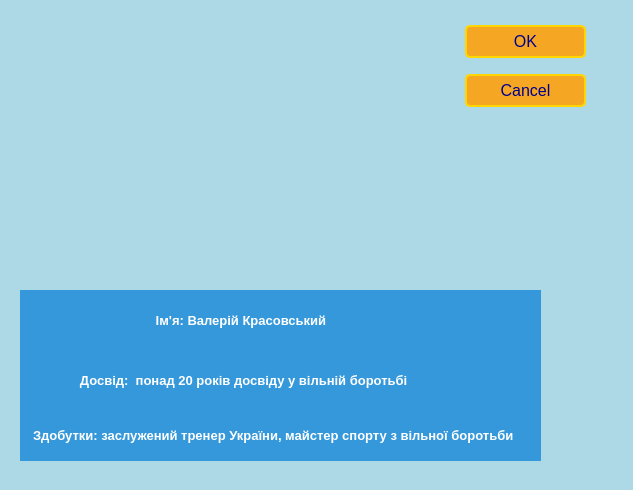
<?xml version="1.0" encoding="UTF-8"?>
<ui version="4.0">
 <class>trainer2</class>
 <widget class="QDialog" name="trainer2">
  <property name="geometry">
   <rect>
    <x>0</x>
    <y>0</y>
    <width>633</width>
    <height>490</height>
   </rect>
  </property>
  <property name="windowTitle">
   <string>Dialog</string>
  </property>
  <property name="styleSheet">
   <string notr="true">QDialog {
    background-color: #ADD8E6; /* Light Blue color code */
    color: white;
}</string>
  </property>
  <widget class="QDialogButtonBox" name="buttonBox">
   <property name="geometry">
    <rect>
     <x>460</x>
     <y>20</y>
     <width>131</width>
     <height>241</height>
    </rect>
   </property>
   <property name="styleSheet">
    <string notr="true">QDialogButtonBox {
    background-color: yellow;
    border: 2px solid red;
    border-radius: 5px; /* Optional for rounded corners */
}

QDialogButtonBox QPushButton {
    background-color: #F5A623; /* Background color for the buttons */
    border: 2px solid #FFD700; /* Border color for the buttons */
    border-radius: 5px; /* Optional for rounded buttons */
    padding: 5px 10px; /* Adjust padding for spacing */
    margin: 5px; /* Add margin to separate buttons */
    font-size: 16px; /* Adjust font size for button text */
    color: darkblue; /* Text color for buttons */
    text-transform: uppercase; /* Convert button text to uppercase */
    text-shadow: 2px 2px 2px rgba(0, 0, 0, 0.5); /* Add a text shadow */
    transition: background-color 0.3s, border 0.3s, color 0.3s; /* Add transition for smooth hover effect */
}

QDialogButtonBox QPushButton:hover {
    background-color: #800080; /* Change button background color on hover (deep purple) */
    border: 2px solid #800080; /* Change border color on hover (deep purple) */
    color: white; /* Change text color to white on hover for better visibility */
}
</string>
   </property>
   <property name="orientation">
    <enum>Qt::Vertical</enum>
   </property>
   <property name="standardButtons">
    <set>QDialogButtonBox::Cancel|QDialogButtonBox::Ok</set>
   </property>
  </widget>
  <widget class="QLabel" name="label">
   <property name="geometry">
    <rect>
     <x>140</x>
     <y>30</y>
     <width>261</width>
     <height>261</height>
    </rect>
   </property>
   <property name="text">
    <string/>
   </property>
   <property name="pixmap">
    <pixmap resource="Resources.qrc">:/photo/photos/images (2).jpg</pixmap>
   </property>
  </widget>
  <widget class="QLabel" name="label_2">
   <property name="geometry">
    <rect>
     <x>20</x>
     <y>290</y>
     <width>521</width>
     <height>61</height>
    </rect>
   </property>
   <property name="styleSheet">
    <string notr="true">QLabel {
    font-size: 13px; /* Set the font size */
    font-weight: bold; /* Make the text bold */
    color: white; /* Text color (white) for good contrast on a blue background */
    background-color: #3498db; /* Background color (blue) */
    padding: 10px; /* Add padding for better spacing */
}</string>
   </property>
   <property name="text">
    <string>                                  Ім'я: Валерій Красовський</string>
   </property>
  </widget>
  <widget class="QLabel" name="label_3">
   <property name="geometry">
    <rect>
     <x>20</x>
     <y>350</y>
     <width>521</width>
     <height>61</height>
    </rect>
   </property>
   <property name="styleSheet">
    <string notr="true">QLabel {
    font-size: 13px; /* Set the font size */
    font-weight: bold; /* Make the text bold */
    color: white; /* Text color (white) for good contrast on a blue background */
    background-color: #3498db; /* Background color (blue) */
    padding: 10px; /* Add padding for better spacing */
}</string>
   </property>
   <property name="text">
    <string>             Досвід:  понад 20 років досвіду у вільній боротьбі </string>
   </property>
  </widget>
  <widget class="QLabel" name="label_4">
   <property name="geometry">
    <rect>
     <x>20</x>
     <y>410</y>
     <width>521</width>
     <height>51</height>
    </rect>
   </property>
   <property name="styleSheet">
    <string notr="true">QLabel {
    font-size: 13px; /* Set the font size */
    font-weight: bold; /* Make the text bold */
    color: white; /* Text color (white) for good contrast on a blue background */
    background-color: #3498db; /* Background color (blue) */
    padding: 10px; /* Add padding for better spacing */
}</string>
   </property>
   <property name="text">
    <string>Здобутки: заслужений тренер України, майстер спорту з вільної боротьби</string>
   </property>
  </widget>
 </widget>
 <resources>
  <include location="Resources.qrc"/>
 </resources>
 <connections>
  <connection>
   <sender>buttonBox</sender>
   <signal>accepted()</signal>
   <receiver>trainer2</receiver>
   <slot>accept()</slot>
   <hints>
    <hint type="sourcelabel">
     <x>248</x>
     <y>254</y>
    </hint>
    <hint type="destinationlabel">
     <x>157</x>
     <y>274</y>
    </hint>
   </hints>
  </connection>
  <connection>
   <sender>buttonBox</sender>
   <signal>rejected()</signal>
   <receiver>trainer2</receiver>
   <slot>reject()</slot>
   <hints>
    <hint type="sourcelabel">
     <x>316</x>
     <y>260</y>
    </hint>
    <hint type="destinationlabel">
     <x>286</x>
     <y>274</y>
    </hint>
   </hints>
  </connection>
 </connections>
</ui>
